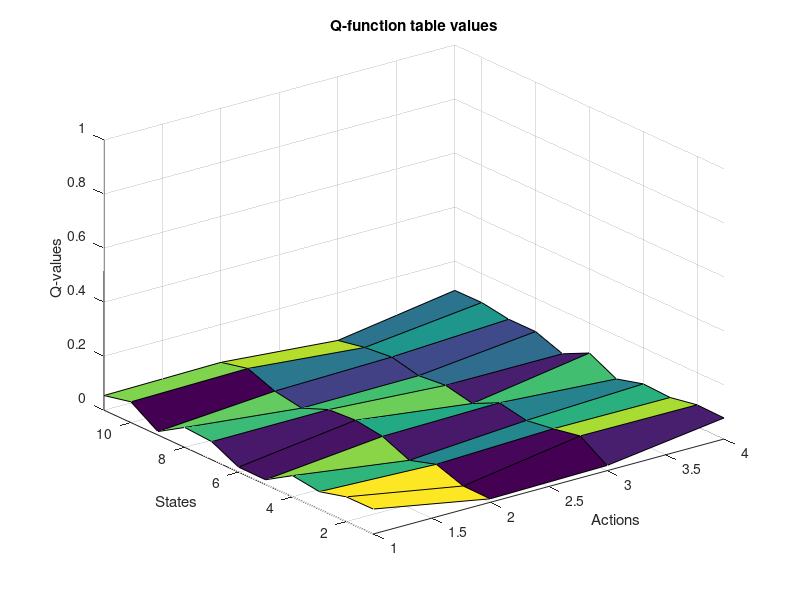

MATLAB code to generate this figure: (Note: this script raises an error after producing the figure.)
function initQ
%INITQ Summary of this function goes here
%   Detailed explanation goes here
global qTable;
qTable = 0.01 + (0.1-0.01)*rand(11,4);

figure
surf(qTable)
title('Q-function table values')
xlabel('Actions')
ylabel('States')
zlabel('Q-values')
%axis = [xmin,xmax,ymin,ymax,zmin,zmax]
axis([1,4,1,11,0,1])

disp(qTable);
eGreedyActionSelection(qTable,1);

StartingState();

end

